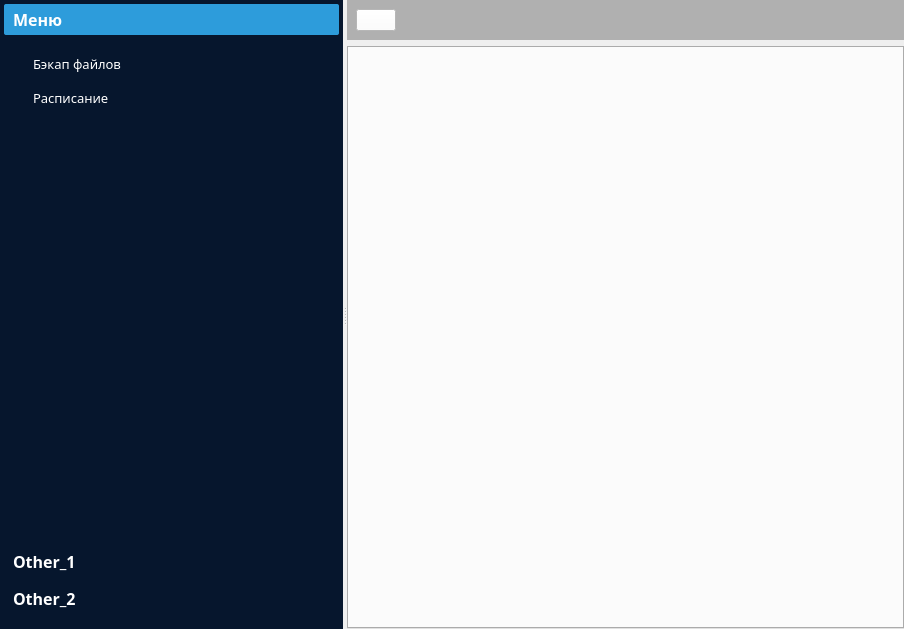
<?xml version="1.0" encoding="UTF-8"?>
<ui version="4.0">
 <class>menu</class>
 <widget class="QMainWindow" name="menu">
  <property name="geometry">
   <rect>
    <x>0</x>
    <y>0</y>
    <width>904</width>
    <height>629</height>
   </rect>
  </property>
  <property name="windowTitle">
   <string>Dat-Back</string>
  </property>
  <widget class="QWidget" name="centralwidget">
   <layout class="QGridLayout" name="gridLayout_3">
    <property name="leftMargin">
     <number>0</number>
    </property>
    <property name="topMargin">
     <number>0</number>
    </property>
    <property name="rightMargin">
     <number>0</number>
    </property>
    <property name="bottomMargin">
     <number>0</number>
    </property>
    <property name="spacing">
     <number>0</number>
    </property>
    <item row="0" column="0">
     <widget class="QSplitter" name="splitter">
      <property name="orientation">
       <enum>Qt::Horizontal</enum>
      </property>
      <widget class="QWidget" name="menu_widget" native="true">
       <property name="styleSheet">
        <string notr="true">background-color: #06162d;
color: #fff;
border: none;
</string>
       </property>
       <layout class="QGridLayout" name="gridLayout">
        <property name="leftMargin">
         <number>4</number>
        </property>
        <property name="topMargin">
         <number>4</number>
        </property>
        <property name="rightMargin">
         <number>4</number>
        </property>
        <property name="bottomMargin">
         <number>15</number>
        </property>
        <property name="spacing">
         <number>0</number>
        </property>
        <item row="0" column="0">
         <widget class="QToolBox" name="toolBox">
          <property name="font">
           <font>
            <family>Century Gothic</family>
            <pointsize>12</pointsize>
            <weight>75</weight>
            <bold>true</bold>
           </font>
          </property>
          <property name="styleSheet">
           <string notr="true">#toolBox {
color: #fff;
}
#toolBox::tab {
padding-left: 5px;
text-align: left;
border-radius: 2px;
}

#toolBox:tab:selected {
background-color: #2d9cdb;
font-weight: bold;
}

#toolBox QPushButton {
padding: 5px 0px 5px 20px;
text-align: left;
border-radius: 3px;
}

#toolBox QPushButton:hover {
background-color: #85C1E9
}

#toolBox QPushButton:checked {
 background-color: #4398D8
}

</string>
          </property>
          <property name="currentIndex">
           <number>0</number>
          </property>
          <widget class="QWidget" name="page">
           <property name="geometry">
            <rect>
             <x>0</x>
             <y>0</y>
             <width>368</width>
             <height>496</height>
            </rect>
           </property>
           <attribute name="icon">
            <iconset resource="../static/resource.qrc">
             <normaloff>:/icons/icons/Navigation-Menu.svg</normaloff>:/icons/icons/Navigation-Menu.svg</iconset>
           </attribute>
           <attribute name="label">
            <string>Меню</string>
           </attribute>
           <layout class="QVBoxLayout" name="verticalLayout">
            <item>
             <widget class="QPushButton" name="pushButton">
              <property name="font">
               <font>
                <family>Century Gothic</family>
                <pointsize>10</pointsize>
                <weight>50</weight>
                <bold>false</bold>
                <kerning>true</kerning>
               </font>
              </property>
              <property name="focusPolicy">
               <enum>Qt::NoFocus</enum>
              </property>
              <property name="text">
               <string>Бэкап файлов </string>
              </property>
              <property name="icon">
               <iconset resource="../static/resource.qrc">
                <normaloff>:/icons/icons/folder.svg</normaloff>:/icons/icons/folder.svg</iconset>
              </property>
              <property name="checkable">
               <bool>true</bool>
              </property>
             </widget>
            </item>
            <item>
             <widget class="QPushButton" name="pushButton_2">
              <property name="font">
               <font>
                <family>Century Gothic</family>
                <pointsize>10</pointsize>
                <weight>50</weight>
                <bold>false</bold>
               </font>
              </property>
              <property name="focusPolicy">
               <enum>Qt::NoFocus</enum>
              </property>
              <property name="text">
               <string>Расписание</string>
              </property>
              <property name="icon">
               <iconset resource="../static/resource.qrc">
                <normaloff>:/icons/icons/calendar.svg</normaloff>:/icons/icons/calendar.svg</iconset>
              </property>
              <property name="checkable">
               <bool>true</bool>
              </property>
             </widget>
            </item>
            <item>
             <spacer name="verticalSpacer">
              <property name="orientation">
               <enum>Qt::Vertical</enum>
              </property>
              <property name="sizeHint" stdset="0">
               <size>
                <width>20</width>
                <height>411</height>
               </size>
              </property>
             </spacer>
            </item>
           </layout>
          </widget>
          <widget class="QWidget" name="page_2">
           <property name="geometry">
            <rect>
             <x>0</x>
             <y>0</y>
             <width>368</width>
             <height>496</height>
            </rect>
           </property>
           <attribute name="label">
            <string>Other_1</string>
           </attribute>
           <layout class="QVBoxLayout" name="verticalLayout_2">
            <item>
             <widget class="QPushButton" name="pushButton_3">
              <property name="focusPolicy">
               <enum>Qt::NoFocus</enum>
              </property>
              <property name="text">
               <string>Toyota</string>
              </property>
              <property name="checkable">
               <bool>true</bool>
              </property>
             </widget>
            </item>
            <item>
             <widget class="QPushButton" name="pushButton_4">
              <property name="focusPolicy">
               <enum>Qt::NoFocus</enum>
              </property>
              <property name="text">
               <string>Lexus</string>
              </property>
              <property name="checkable">
               <bool>true</bool>
              </property>
             </widget>
            </item>
            <item>
             <widget class="QPushButton" name="pushButton_5">
              <property name="focusPolicy">
               <enum>Qt::NoFocus</enum>
              </property>
              <property name="text">
               <string>Mazda</string>
              </property>
              <property name="checkable">
               <bool>true</bool>
              </property>
             </widget>
            </item>
            <item>
             <spacer name="verticalSpacer_2">
              <property name="orientation">
               <enum>Qt::Vertical</enum>
              </property>
              <property name="sizeHint" stdset="0">
               <size>
                <width>20</width>
                <height>378</height>
               </size>
              </property>
             </spacer>
            </item>
           </layout>
          </widget>
          <widget class="QWidget" name="page_3">
           <property name="geometry">
            <rect>
             <x>0</x>
             <y>0</y>
             <width>368</width>
             <height>496</height>
            </rect>
           </property>
           <attribute name="label">
            <string>Other_2</string>
           </attribute>
           <layout class="QVBoxLayout" name="verticalLayout_3">
            <item>
             <widget class="QPushButton" name="pushButton_6">
              <property name="focusPolicy">
               <enum>Qt::NoFocus</enum>
              </property>
              <property name="text">
               <string>YouTube</string>
              </property>
              <property name="checkable">
               <bool>true</bool>
              </property>
             </widget>
            </item>
            <item>
             <widget class="QPushButton" name="pushButton_7">
              <property name="focusPolicy">
               <enum>Qt::NoFocus</enum>
              </property>
              <property name="text">
               <string>Tumbr</string>
              </property>
              <property name="checkable">
               <bool>true</bool>
              </property>
             </widget>
            </item>
            <item>
             <spacer name="verticalSpacer_3">
              <property name="orientation">
               <enum>Qt::Vertical</enum>
              </property>
              <property name="sizeHint" stdset="0">
               <size>
                <width>20</width>
                <height>411</height>
               </size>
              </property>
             </spacer>
            </item>
           </layout>
          </widget>
         </widget>
        </item>
       </layout>
      </widget>
      <widget class="QWidget" name="main_widget" native="true">
       <layout class="QGridLayout" name="gridLayout_2">
        <item row="0" column="0">
         <widget class="QWidget" name="search_widget" native="true">
          <property name="styleSheet">
           <string notr="true">background-color: rgb(176, 176, 176);</string>
          </property>
          <layout class="QHBoxLayout" name="horizontalLayout">
           <item>
            <widget class="QPushButton" name="pushButton_8">
             <property name="styleSheet">
              <string notr="true">background-color: rgb(255, 255, 255);</string>
             </property>
             <property name="text">
              <string/>
             </property>
             <property name="icon">
              <iconset resource="../static/resource.qrc">
               <normaloff>:/icons/icons/arrow-left.svg</normaloff>
               <normalon>:/icons/icons/arrow-right.svg</normalon>:/icons/icons/arrow-left.svg</iconset>
             </property>
             <property name="checkable">
              <bool>true</bool>
             </property>
             <property name="autoRepeatDelay">
              <number>300</number>
             </property>
            </widget>
           </item>
           <item>
            <spacer name="horizontalSpacer_2">
             <property name="orientation">
              <enum>Qt::Horizontal</enum>
             </property>
             <property name="sizeHint" stdset="0">
              <size>
               <width>166</width>
               <height>20</height>
              </size>
             </property>
            </spacer>
           </item>
          </layout>
         </widget>
        </item>
        <item row="1" column="0">
         <widget class="QTabWidget" name="tabWidget">
          <property name="currentIndex">
           <number>-1</number>
          </property>
          <property name="tabsClosable">
           <bool>true</bool>
          </property>
         </widget>
        </item>
       </layout>
      </widget>
     </widget>
    </item>
   </layout>
  </widget>
 </widget>
 <resources>
  <include location="../static/resource.qrc"/>
 </resources>
 <connections>
  <connection>
   <sender>pushButton_8</sender>
   <signal>toggled(bool)</signal>
   <receiver>menu_widget</receiver>
   <slot>setHidden(bool)</slot>
   <hints>
    <hint type="sourcelabel">
     <x>236</x>
     <y>50</y>
    </hint>
    <hint type="destinationlabel">
     <x>161</x>
     <y>2</y>
    </hint>
   </hints>
  </connection>
 </connections>
</ui>
